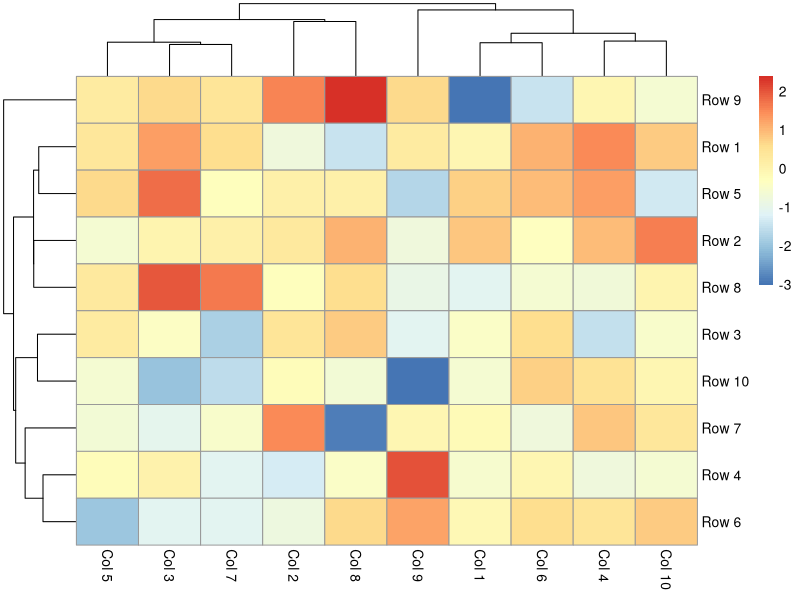

Recreate this plot in R.
# install.packages("pheatmap")
library(pheatmap)

# Data 
set.seed(8)
m <- matrix(rnorm(200), 10, 10)
colnames(m) <- paste("Col", 1:10)
rownames(m) <- paste("Row", 1:10)

# Heat map
pheatmap(m)
